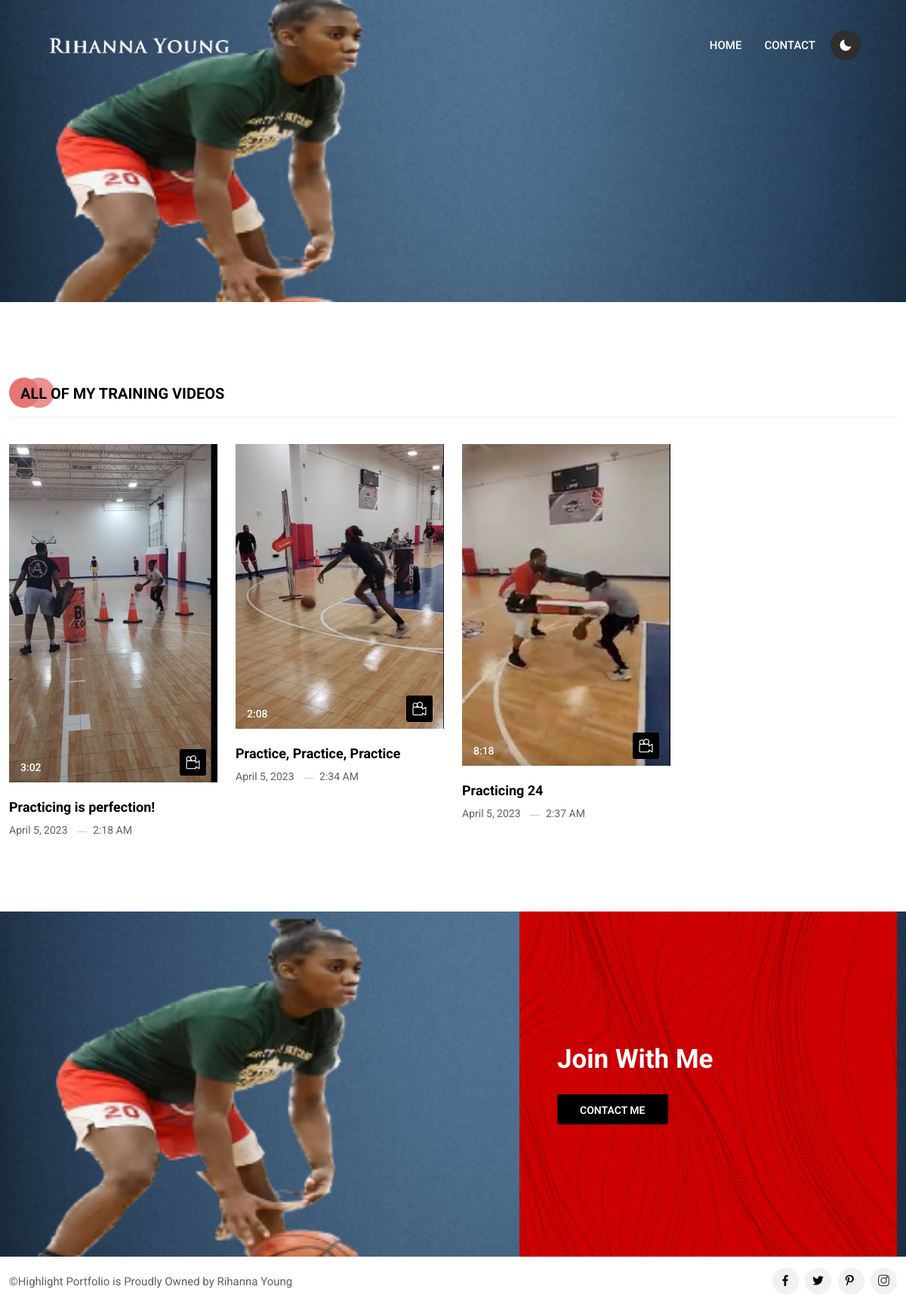
The app's page /all-popular-videos with its own data.
### portfolio_app/models.py (models this page shows, shortened)
class About(models.Model):
    name = models.CharField(max_length=255)
    email = models.CharField(max_length=255)
    role = models.CharField(max_length=255)
    phone = models.CharField(default=0, max_length=20)
    heading = models.TextField()
    about_desc1 = models.TextField(null=True, blank=True)
    about_image = models.ImageField(upload_to='aboutImage', default="about.jpg")
    about_desc2 = models.TextField(null=True, blank=True)
    contact_desc = models.TextField(null=True, blank=True)
    contact_image = models.ImageField(upload_to='contactImage', default="contact.jpg")
    social_youtube = models.CharField(max_length=255, null=True, blank=True)
    social_facebook = models.CharField(max_length=255, null=True, blank=True)
    social_twitter = models.CharField(max_length=255, null=True, blank=True)
    social_instagram = models.CharField(max_length=255, null=True, blank=True)
    social_pinterest = models.CharField(max_length=255, null=True, blank=True)
    main_banner = models.ImageField(upload_to='mainBanner', default="main-banner.jpg")
    class Meta:
        verbose_name = "About"
        verbose_name_plural = "About Detail"

class Videos(models.Model):
    title = models.CharField(max_length=255)
    video_link = models.CharField(max_length=512)
    thumbnail = models.ImageField(upload_to='thumbnail', null=True, blank=True, default="default.jpg")
    duration = models.CharField(max_length=255)
    status = models.CharField(max_length=1, choices=STATUS_CHOICES, default='F')
    is_published = models.BooleanField(default=True)
    created = models.DateTimeField(auto_now_add=True)
    class Meta:
        verbose_name = "Video"
        verbose_name_plural = "Videos"

### portfolio_app/views.py (the view)
# urls.py: path('all-popular-videos', views.allPopularVideos, name='allPopularVideos'),
def allPopularVideos(request):
    status = 'P'
    all_videos = Videos.objects.filter(status=status)
    about_details = About.objects.get()
    context = {
        'all_videos': all_videos,
        'about': about_details,
    }
    return render(request, 'all_popular_videos.html', context)

### templates/all_popular_videos.html
{% extends 'main.html' %}
{% block content %}
<section class="featured-videos-area pt-100 pb-70">
    <div class="container">
        <div class="section-title">
            <h2>All Of My Training Videos</h2>
        </div>
        <div class="row">
            {% for post in all_videos %}
                {% if post.status == 'P' %}
                <div class="col-lg-3 col-sm-6 col-md-6">
                    <div class="single-featured-videos-box">
                        <div class="videos-image">
                            <img src="{{post.thumbnail.url}}" alt="image">
                            <span class="duration">{{ post.duration }}</span>
                            <span class="icon"><i class="flaticon-video-camera"></i></span>
                            <a href="{{ post.video_link }}" class="link-btn popup-youtube"></a>
                        </div>
                        <div class="videos-content">
                            <h3><a href="{{ post.video_link }}" class="popup-youtube">
                                {{post.title}}
                            </a></h3>
                            <ul class="videos-meta">
                                <li>{{ post.created|date:"F j, Y" }}</li>
                                <li>{{ post.created|time:"g:i A" }}</li>
                            </ul>
                        </div>
                    </div>
                </div>
                {% endif %}
            {% empty %}
                <h1>NO FEATURED VIDEOS FOUND.</h1>
            {% endfor %}
        </div>
    </div>
</section>
{% endblock content %}

### templates/main.html (shortened to what this page needs)
{% load static %}
<!doctype html>
<html lang="zxx">
<head>
    <link rel="stylesheet" href="{% static 'css/bootstrap.min.css' %}">
    <link rel="stylesheet" href="{% static 'animate.min.css' %}">
    <link rel="stylesheet" href="{% static 'css/flaticon.css' %}">
    <link rel="stylesheet" href="{% static 'css/boxicons.min.css' %}">
    <link rel="stylesheet" href="{% static 'css/owl.carousel.min.css' %}">
    <link rel="stylesheet" href="{% static 'css/owl.theme.default.min.css' %}">
    <link rel="stylesheet" href="{% static 'css/magnific-popup.min.css' %}">
    <link rel="stylesheet" href="{% static 'css/odometer.min.css' %}">
    <link rel="stylesheet" href="{% static 'css/style.css' %}">
    <link rel="stylesheet" href="{% static 'css/responsive.css' %}">
    <link rel="stylesheet" href="{% static 'css/dark-style.css' %}">
</head>
<body data-bs-spy="scroll" data-bs-offset="120">
    <nav class="navbar navbar-expand-lg navbar-light">
        <div class="container-fluid">
            <a class="navbar-brand" href="/">
                <img src="{% static 'img/logo.png' %}" alt="image">
            </a>
            <div class="collapse navbar-collapse" id="navbarSupportedContent">
                <ul class="navbar-nav">
                    <li class="nav-item"><a class="nav-link" href="/">Home</a></li>
                    <li class="nav-item"><a class="nav-link" href="#contact">Contact</a></li>
                </ul>
            </div>
            <div class="dark-version-btn">
                <label id="switch" class="switch">
                    <span class="slider round"></span>
                </label>
            </div>
        </div>
    </nav>
    <div class="page-title-area" style=" background-image: url({{ about.contact_image.url }});"></div>
    {% block content %}
    {% endblock content %}
    <section id="contact" class="join-area" style=" background-image: url({{ about.contact_image.url }});">
        <div class="container">
            <div class="join-content">
                <h2>Join With Me</h2>
                <div class="btn-box">
                    <a href="single-blog.html#" class="default-btn" data-bs-toggle="modal"
                        data-bs-target="#contactModal">Contact Me</a>
                </div>
            </div>
        </div>
    </section>
    <footer class="footer-area">
        <div class="container">
            <div class="row align-items-center">
                <div class="col-lg-6 col-md-6">
                    <p>©Highlight Portfolio is Proudly Owned by Rihanna Young</p>
                </div>
                <div class="col-lg-6 col-md-6">
                    <ul>
                        {% if about.social_facebook %}<li><a href="{{ about.social_facebook }}" target="_blank"><i class="flaticon-facebook"></i></a>
                        </li>{% endif %}
                        {% if about.social_twitter %}<li><a href="{{ about.social_twitter }}" target="_blank"><i class="flaticon-twitter"></i></a>
                        </li>{% endif %}
                        {% if about.social_pinterest %}<li><a href="{{ about.social_pinterest }}" target="_blank"><i
                                    class="flaticon-pinterest"></i></a></li>{% endif %}
                        {% if about.social_instagram %}<li><a href="{{ about.social_instagram }}" target="_blank"><i
                                    class="flaticon-instagram"></i></a></li>{% endif %}
                    </ul>
                </div>
            </div>
        </div>
    </footer>
</body>
</html>

### records on screen
About: contact_image (picture)
Videos: thumbnail (picture), duration "3:02", title "Practicing is perfection!", created "April 5, 2023", created "2:18 AM"
Videos: thumbnail (picture), duration "2:08", title "Practice, Practice, Practice", created "April 5, 2023", created "2:34 AM"
Videos: thumbnail (picture), duration "8:18", title "Practicing 24", created "April 5, 2023", created "2:37 AM"
